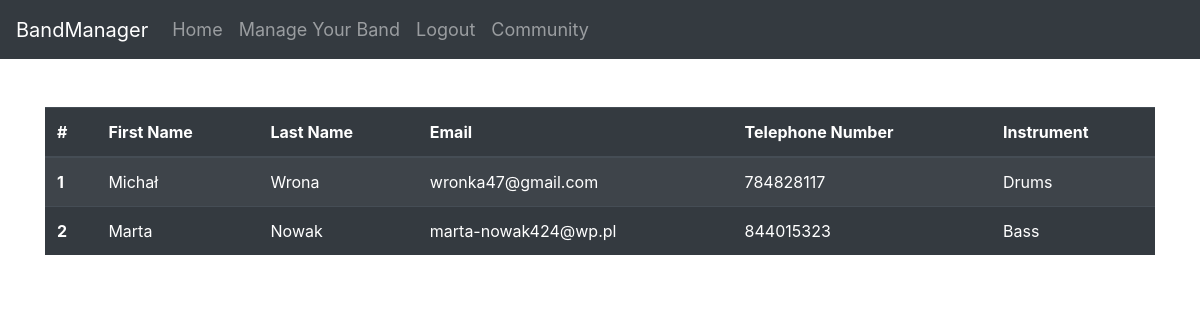
Page /community (signed in) on the earlier database version.
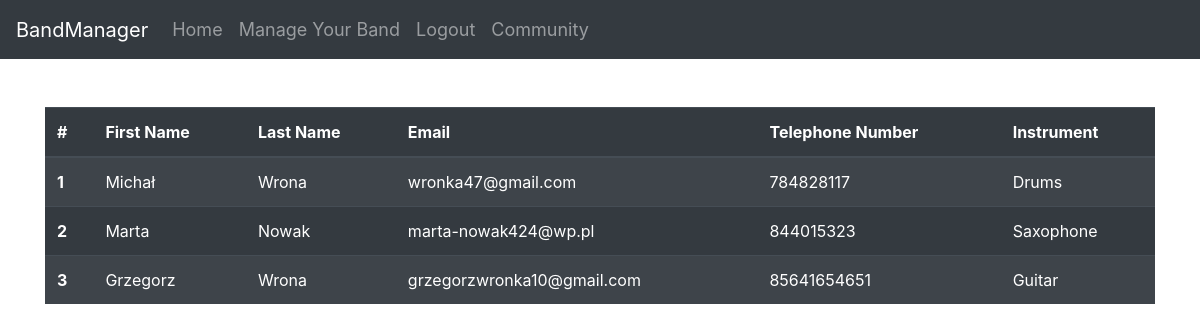
Same page on the later database version.
### website/models.py (models this page shows)
class User(db.Model, UserMixin):
    id = db.Column(db.Integer, primary_key=True, unique=True)
    first_name = db.Column(db.String(150))
    surname = db.Column(db.String(150))
    email = db.Column(db.String(150), unique=True)
    password = db.Column(db.String(150))
    telephone_number = db.Column(db.Integer)
    instrument = db.Column(db.String(150))
    band_id = db.Column(db.Integer)
    wallet = db.Column(db.Integer, default=0)
    band = db.relationship('Band')

### website/views.py (the view)
@views.route('/community', methods=['GET'])
@login_required
def community_show():
    users = User.query.all()
    return render_template('community.html', user=current_user, users=users)

### website/templates/community.html (shortened to what this page needs)
{% extends "base.html" %}
{% block content %}
<br></br>
<table class="table table-striped table-dark">
    <thead class="thead-dark">
      <tr>
        <th scope="col">#</th>
        <th scope="col">First Name</th>
        <th scope="col">Last Name </th>
        <th scope="col">Email</th>
        <th scope="col">Telephone Number</th>
        <th scope="col">Instrument</th>
      </tr>
    </thead>
    <tbody>
    {% for user in users %}
        <tr>
            <th scope="row">{{user.id}}</th>
            <td>{{user.first_name}}</td>
            <td>{{user.surname}}</td>
            <td>{{user.email}}</td>
            <td>{{user.telephone_number}}</td>
            <td>{{user.instrument}}</td>
        </tr>
    {% endfor %}
    </tbody>
  </table>
{% endblock %}

Differences in the rows shown:
changed User "Marta": instrument "Bass" → "Saxophone"
added User: id "3", first_name "Grzegorz", surname "Wrona", email "grzegorzwronka10@gmail.com", telephone_number "85641654651", instrument "Guitar"
